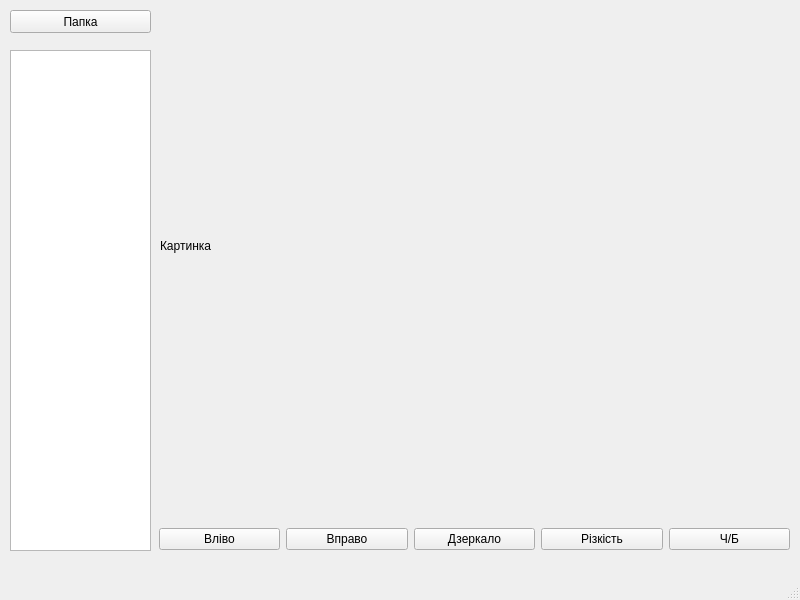
<?xml version="1.0" encoding="UTF-8"?>
<ui version="4.0">
 <class>MainWindow</class>
 <widget class="QMainWindow" name="MainWindow">
  <property name="geometry">
   <rect>
    <x>0</x>
    <y>0</y>
    <width>800</width>
    <height>600</height>
   </rect>
  </property>
  <property name="windowTitle">
   <string>Easy Editor</string>
  </property>
  <widget class="QWidget" name="centralwidget">
   <widget class="QPushButton" name="btn_dir">
    <property name="geometry">
     <rect>
      <x>10</x>
      <y>10</y>
      <width>141</width>
      <height>23</height>
     </rect>
    </property>
    <property name="text">
     <string>Папка</string>
    </property>
   </widget>
   <widget class="QListWidget" name="lw_files">
    <property name="geometry">
     <rect>
      <x>10</x>
      <y>50</y>
      <width>141</width>
      <height>501</height>
     </rect>
    </property>
   </widget>
   <widget class="QLabel" name="lb_image">
    <property name="geometry">
     <rect>
      <x>160</x>
      <y>50</y>
      <width>621</width>
      <height>391</height>
     </rect>
    </property>
    <property name="text">
     <string>Картинка</string>
    </property>
   </widget>
   <widget class="QWidget" name="horizontalLayoutWidget">
    <property name="geometry">
     <rect>
      <x>159</x>
      <y>519</y>
      <width>631</width>
      <height>41</height>
     </rect>
    </property>
    <layout class="QHBoxLayout" name="horizontalLayout">
     <item>
      <widget class="QPushButton" name="btn_left">
       <property name="text">
        <string>Вліво</string>
       </property>
      </widget>
     </item>
     <item>
      <widget class="QPushButton" name="btn_right">
       <property name="text">
        <string>Вправо</string>
       </property>
      </widget>
     </item>
     <item>
      <widget class="QPushButton" name="btn_flip">
       <property name="text">
        <string>Дзеркало</string>
       </property>
      </widget>
     </item>
     <item>
      <widget class="QPushButton" name="btn_sharp">
       <property name="text">
        <string>Різкість</string>
       </property>
      </widget>
     </item>
     <item>
      <widget class="QPushButton" name="btn_bw">
       <property name="text">
        <string>Ч/Б</string>
       </property>
      </widget>
     </item>
    </layout>
   </widget>
  </widget>
  <widget class="QMenuBar" name="menubar">
   <property name="geometry">
    <rect>
     <x>0</x>
     <y>0</y>
     <width>800</width>
     <height>21</height>
    </rect>
   </property>
  </widget>
  <widget class="QStatusBar" name="statusbar"/>
 </widget>
 <resources/>
 <connections/>
</ui>
